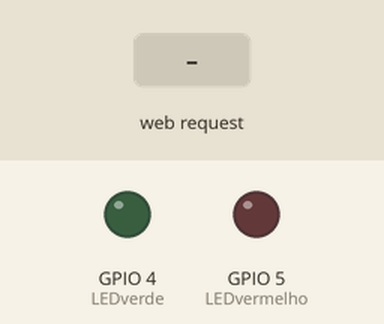
Simulated run of this sketch. Board: ESP8266 (NodeMCU). On the bench: output pins drawn as LEDs (lit = HIGH). The inputs (shaded band) are chosen by the test bench. WiFi joins after 1.5 s; servers stay silent unless stated; what the sketch prints to the serial monitor is not drawn.

Above: at 3.2 s.
3.3 s: HTTP request GET /onred received
At 4.2 s:
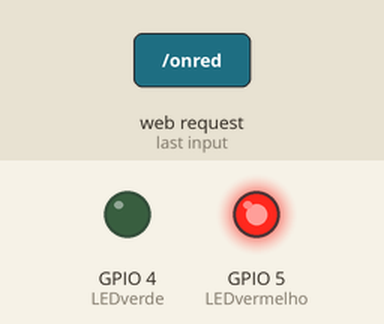
4.8 s: HTTP request GET /ongreen received
At 5.4 s:
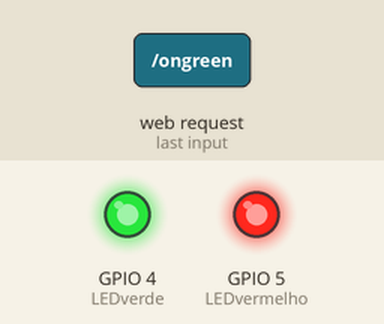
6.3 s: HTTP request GET /offred received
At 7.5 s:
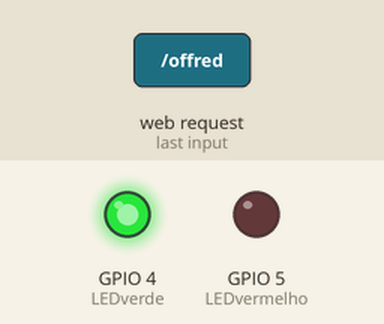
7.8 s: HTTP request GET /offgreen received
At 8.8 s:
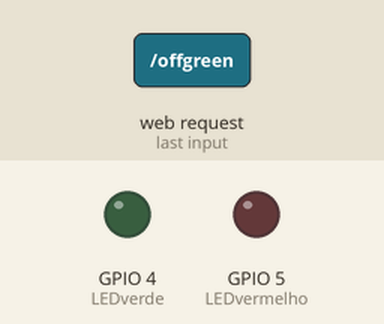
Timing chart, 0 to 10.3 s (numbered marks = the images above; inputs shaded):
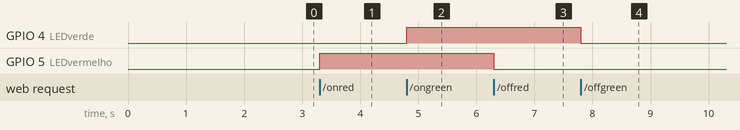

Measured:
- after the input at 3.3 s, GPIO 5 (LEDvermelho): LOW → HIGH at once
- after the input at 4.8 s, GPIO 4 (LEDverde): LOW → HIGH at once
- after the input at 6.3 s, GPIO 5 (LEDvermelho): HIGH → LOW at once
- after the input at 7.8 s, GPIO 4 (LEDverde): HIGH → LOW at once

The sketch:

nodeESP8266.ino
```cpp
#include <ESP8266WiFi.h>
#include <WiFiClient.h>
#include <ESP8266WebServer.h>
#include "DHT.h"

// define tipo e pino do sensor
#define DHTTYPE DHT11
#define dht_dpin 2  //pino D4
DHT dht(dht_dpin, DHTTYPE);

//define pino dos leds
int LEDvermelho = 5;  //pino D1
int LEDverde = 4;     //pino D2

//conexão wifi
const char* ssid = "";
const char* password = "";

//servidor na porta 80
ESP8266WebServer server(80);

float umidade, temperatura;
String valores = "";

unsigned long millisAnterior = 0;  //grava ultima leitura do sensor
const long intervalo = 2000;       //pausa para gravar ultima leitura

void setup() {
  Serial.begin(115200);
  dht.begin();  //inicia sensor

  //inicia led vermelho como desligado
  pinMode(LEDvermelho, OUTPUT);
  digitalWrite(LEDvermelho, LOW);

  //inicia led verde como desligado
  pinMode(LEDverde, OUTPUT);
  digitalWrite(LEDverde, LOW);

  WiFi.begin(ssid, password);  //inicia comunicação wifi

  Serial.println("Verificando estado do sensor: \n\n");
  delay(500);

  while (WiFi.status() != WL_CONNECTED) {
    delay(500);
    Serial.println("Tentando conexão");
  }

  Serial.println("");
  Serial.print("Conectado no IP: ");
  Serial.println(WiFi.localIP());
  Serial.print("Conexão efetuada com sucesso!");

  server.begin();
  Serial.print("WebServer inicializado");
  delay(500);

  server.on("/", []() {
    server.send(200, "caebçalho", "Servidor NODEMCU");
  });

  server.on("/onred", []() {
    server.send(200, "cabeçalho", "Led vermelha acessa");
    digitalWrite(LEDvermelho, HIGH);
    delay(1000);
  });

  server.on("/offred", []() {
    server.send(200, "cabeçalho", "Led vermelha apagada");
    digitalWrite(LEDvermelho, LOW);
    delay(1000);
  });

  server.on("/ongreen", []() {
    server.send(200, "cabeçalho", "Led verde acessa");
    digitalWrite(LEDverde, HIGH);
    delay(1000);
  });

  server.on("/offgreen", []() {
    server.send(200, "cabeçalho", "Led verde apagada");
    digitalWrite(LEDverde, LOW);
    delay(1000);
  });

  server.on("/dht11/temp", []() {
    getDados();
    valores = String((int)temperatura);
    server.send(200, "cabeçalho", valores);
  });

  server.on("/dht11/umi", []() {
    getDados();
    valores = String((int)umidade);
    server.send(200, "cabeçalho", valores);
  });
}

void loop() {
  server.handleClient();
}

void getDados() {

  unsigned long millisAtual = millis();

  if (millisAtual - millisAnterior >= intervalo) {
    millisAnterior = millisAtual;

    umidade = dht.readHumidity();
    temperatura = dht.readTemperature();

    if (isnan(umidade) || isnan(temperatura)) {
      Serial.println("Falha na leitura do sensor");

      return;
    }
  }
}
```
